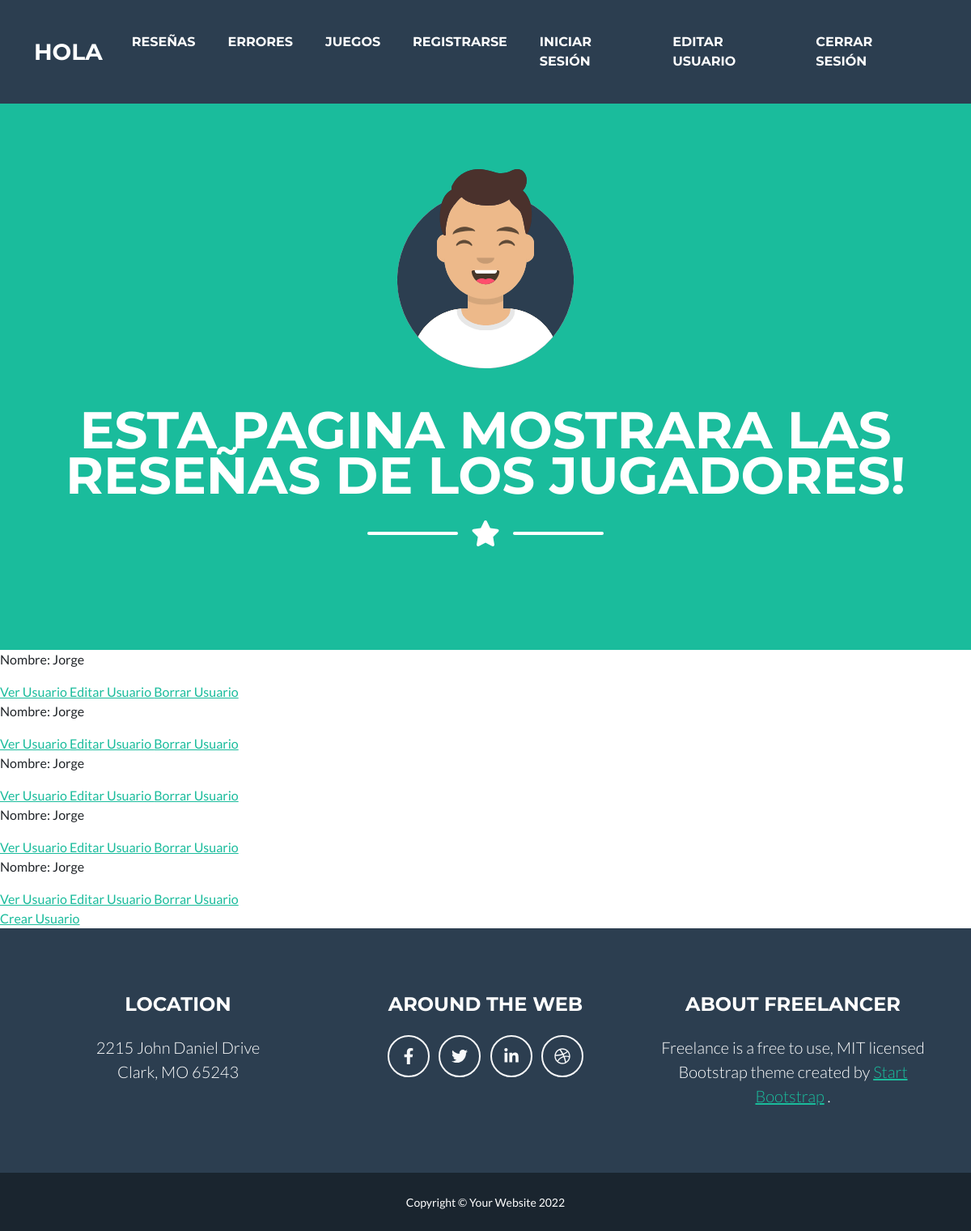
The page /AppFinal/usuario/list/ on the database its author committed.
### AppFinal/models.py (models this page shows, shortened)
class Usuarios(models.Model):
    fechaNacimiento = models.DateField()
    nombre = models.CharField(max_length=60)
    apellido = models.CharField(max_length=60)
    IdJugador = models.CharField(max_length=60)
    celular = models.IntegerField()
    pais = models.CharField(max_length=60)
    provincia = models.CharField(max_length=60)
    email = models.EmailField(max_length=60)
    juego = models.CharField(max_length=60)

### AppFinal/views.py (the view)
# urls.py: path("usuario/list/",ListaUsuario.as_view(), name = "UsuarioLeer"),
class ListaUsuario(ListView):
    model = Usuarios

### AppFinal/templates/AppFinal/usuarios_list.html (shortened to what this page needs)
{% extends "AppFinal/padre.html" %}
{% load static %}
{% block titulo %}
Esta Pagina mostrara las reseñas de los jugadores!
{% endblock %}
{% block relleno %}
{% for usuarios in object_list %}
    <p>Nombre: {{usuarios.nombre}}</p>
    <a href="{% url 'UsuarioDetalle' usuarios.id %}" > Ver Usuario </a>
    <a href="{% url 'UsuarioEditar' usuarios.id %}" > Editar Usuario </a>
    <a href="{% url 'UsuarioBorrar' usuarios.id %}" > Borrar Usuario </a>
    {% endfor %}
    <br>
    <a href="{% url 'UsuarioCrear' %} "> Crear Usuario</a>
{% endblock %}

### rows shown on the page
Usuarios: nombre "Jorge"
Usuarios: nombre "Jorge"
Usuarios: nombre "Jorge"
Usuarios: nombre "Jorge"
Usuarios: nombre "Jorge"
